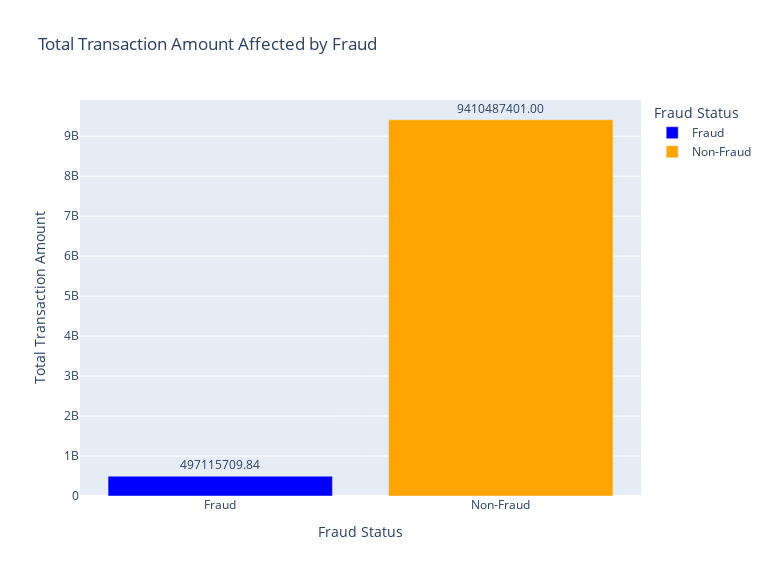

Source (notebook cell):
### Markdown cell above
#### Magnitude targetted by Fraud

### Code cell
# Establish the total transaction amount affected by fraud
fraud_trans = df[df["Is_Fraud"] == 1]['Transaction_Amount'].sum()
non_fraud_trans = df[df["Is_Fraud"] == 0]['Transaction_Amount'].sum()

# Creating a dictionary for visualization
data = {
    'Fraud Status': ['Fraud', 'Non-Fraud'],
    'Total Transaction Amount': [fraud_trans, non_fraud_trans]
}

# bar plot elements
fig = px.bar(data, 
             x='Fraud Status', 
             y='Total Transaction Amount',
             title='Total Transaction Amount Affected by Fraud',
             labels={'Fraud Status': 'Fraud Status', 'Total Transaction Amount': 'Total Transaction Amount'},
             color='Fraud Status',
             color_discrete_map={'Fraud': 'blue', 'Non-Fraud': 'orange'}, 
             text='Total Transaction Amount')  

# Add labels and graph size
fig.update_traces(texttemplate='%{text:.2f}', textposition='outside')
fig.update_layout(width=768, height=576)  

# Show the plot
fig.show()

### Figure 1 — Plotly figure (JSON) as saved in the notebook; plotly's stock layout.template omitted (floating-point values rounded to 4 significant figures)
{"data": [{"alignmentgroup": "True", "hovertemplate": "Fraud Status=%{x}<br>Total Transaction Amount=%{text}<extra></extra>", "legendgroup": "Fraud", "marker": {"color": "blue", "pattern": {"shape": ""}}, "name": "Fraud", "offsetgroup": "Fraud", "orientation": "v", "showlegend": true, "text": [497100000.0], "textposition": "outside", "texttemplate": "%{text:.2f}", "type": "bar", "x": ["Fraud"], "xaxis": "x", "y": [497100000.0], "yaxis": "y"}, {"alignmentgroup": "True", "hovertemplate": "Fraud Status=%{x}<br>Total Transaction Amount=%{text}<extra></extra>", "legendgroup": "Non-Fraud", "marker": {"color": "orange", "pattern": {"shape": ""}}, "name": "Non-Fraud", "offsetgroup": "Non-Fraud", "orientation": "v", "showlegend": true, "text": [9410000000.0], "textposition": "outside", "texttemplate": "%{text:.2f}", "type": "bar", "x": ["Non-Fraud"], "xaxis": "x", "y": [9410000000.0], "yaxis": "y"}], "layout": {"barmode": "relative", "height": 576, "legend": {"title": {"text": "Fraud Status"}, "tracegroupgap": 0}, "title": {"text": "Total Transaction Amount Affected by Fraud"}, "width": 768, "xaxis": {"anchor": "y", "categoryarray": ["Fraud", "Non-Fraud"], "categoryorder": "array", "domain": [0, 1], "title": {"text": "Fraud Status"}}, "yaxis": {"anchor": "x", "domain": [0, 1], "title": {"text": "Total Transaction Amount"}}}}
